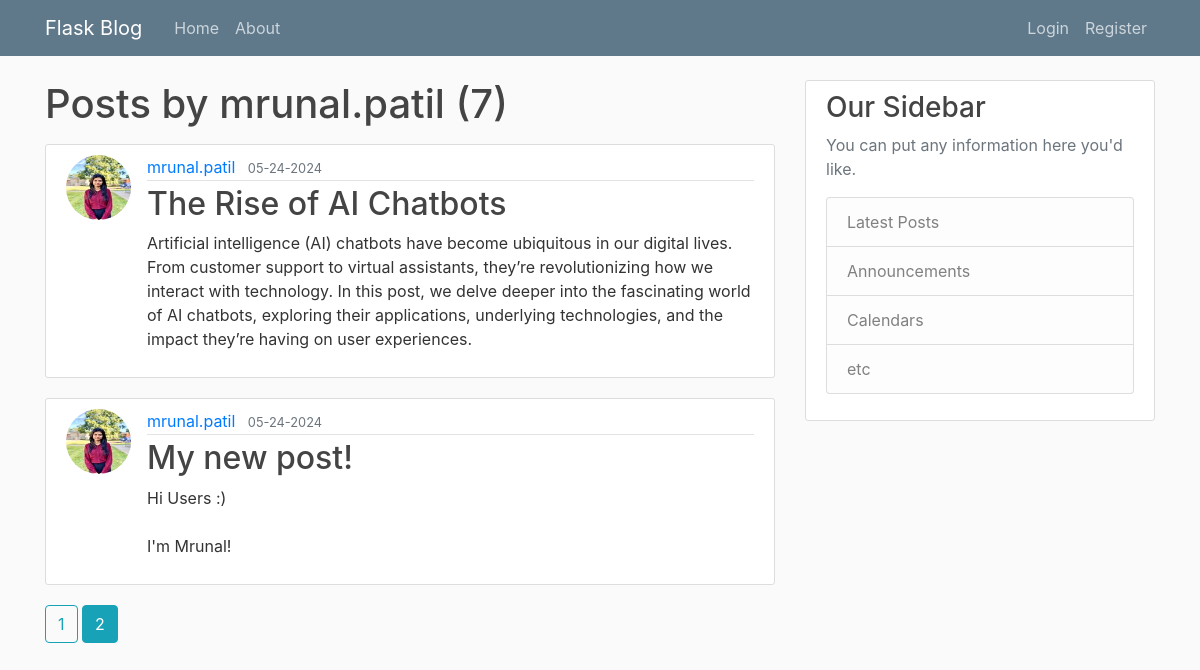
Screenshot of /user/mrunal.patil?page=2 with the database file from the repository.
### flaskblog/models.py (models this page shows, shortened)
class User(db.Model, UserMixin):
    id = db.Column(db.Integer, primary_key=True)
    username = db.Column(db.String(20), unique=True, nullable=False)
    email = db.Column(db.String(120), unique=True, nullable=False)
    image_file = db.Column(db.String(20), nullable=False, default='default.jpg')
    password = db.Column(db.String(60), nullable=False)
    posts = db.relationship('Post', backref='author', lazy=True)

class Post(db.Model):
    id = db.Column(db.Integer, primary_key=True)
    title = db.Column(db.String(100), nullable=False)
    date_posted = db.Column(db.DateTime, nullable=False, default=datetime.utcnow)
    content = db.Column(db.Text, nullable=False)
    user_id = db.Column(db.Integer, db.ForeignKey('user.id'), nullable=False)

### flaskblog/routes.py (the view)
@app.route("/user/<string:username>")
def user_posts(username):
    page = request.args.get('page', 1, type=int)
    user = User.query.filter_by(username=username).first_or_404()
    posts = Post.query.filter_by(author=user)\
        .order_by(Post.date_posted.desc())\
        .paginate(page=page, per_page=5)
    return render_template('user_posts.html', posts=posts, user=user)

### flaskblog/templates/user_posts.html (shortened to what this page needs)
{% extends "layout.html" %}
{%  block content %}
    <h1 class="mb-3">Posts by {{ user.username }} ({{ posts.total }})</h1>
    {% for post in posts.items %}
        <article class="media content-section">
            <img class="rounded-circle article-img" src="{{ url_for('static', filename='profile_pics/' + post.author.image_file) }}">
            <div class="media-body">
            <div class="article-metadata">
                <a class="mr-2" href="{{ url_for('user_posts', username=post.author.username) }}">{{ post.author.username }}</a>
                <small class="text-muted">{{ post.date_posted.strftime('%m-%d-%Y') }}</small>
            </div>
            <h2><a class="article-title" href="{{ url_for('post', post_id=post.id) }}">{{ post.title }}</a></h2>
            <p class="article-content">{{ post.content }}</p>
            </div>
        </article>
    {%  endfor %}
    {% for page_num in posts.iter_pages(left_edge=1, right_edge=1, left_current=1, right_current=2) %}
        {% if page_num %}
            {% if posts.page == page_num %}
                <a class="btn btn-info mb-4" href="{{ url_for('user_posts', username=user.username, page=page_num) }}">{{ page_num }}</a>
            {% else %}
                <a class="btn btn-outline-info mb-4" href="{{ url_for('user_posts', username=user.username, page=page_num) }}">{{ page_num }}</a>
            {% endif %}
        {% endif %}
    {% endfor %}
{%  endblock content %}

### flaskblog/static/main.css (style rules this page uses)
body { background: #fafafa; color: #333333; margin-top: 5rem; }
h1, h2, h3, h4, h5, h6 { color: #444444; }
.content-section { background: #ffffff; padding: 10px 20px; border: 1px solid #dddddd; border-radius: 3px; margin-bottom: 20px; }
.article-title { color: #444444; }
.article-content { white-space: pre-line; }
.article-img { height: 65px; width: 65px; margin-right: 16px; }
.article-metadata { padding-bottom: 1px; margin-bottom: 4px; border-bottom: 1px solid #e3e3e3 }

### rows the page displays
User: username "mrunal.patil"
Post: image_file (picture), author.username "mrunal.patil", date_posted "05-24-2024", title "The Rise of AI Chatbots", content "Artificial intelligence (AI) chatbots have become ubiquitous in our digital lives. From customer support to virtual assistants, they’re revolutionizing how we interact with technology. In this post, we delve deeper into the fascinating world of AI chatbots, exploring their applications, underlying technologies, and the impact they’re having on user experiences."
Post: image_file (picture), author.username "mrunal.patil", date_posted "05-24-2024", title "My new post!", content "Hi Users :) I'm Mrunal!"

### other values shown
{{ posts.total }} "7"
{{ page_num }} "1"
{{ page_num }} "2"
